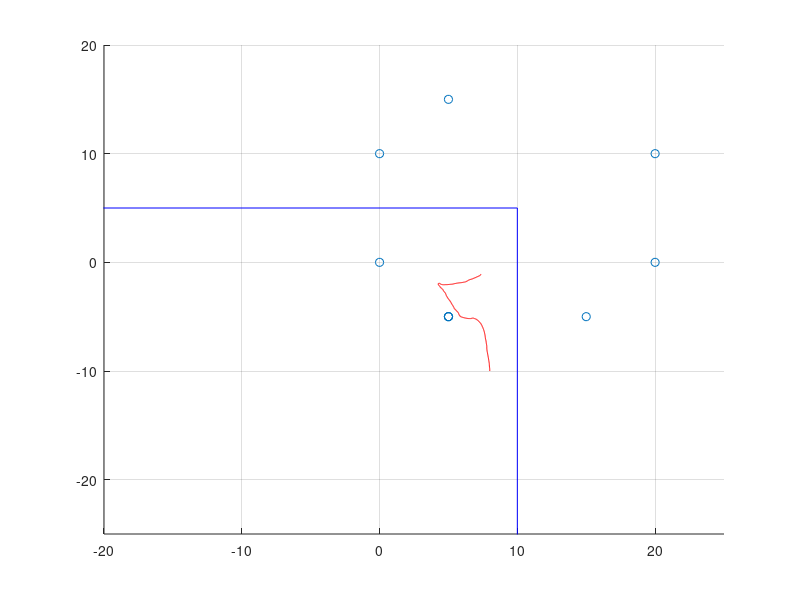

This chart was generated by the following MATLAB code: (Note: this script raises an error after producing the figure.)
clear all; close all; clc;
f=12.5;   % frequency hz
dt=1/f; % period s
T=30;   % exp time s
N=floor(T/dt);

fov=30;

bs=[0;0];
vt1=[0;10;0];
vt2=[20;0;0];
vt3=[5;-5;5*sqrt(2)];
vt4=[20;10;0];
vt5=[5;15;5*sqrt(2)];
vt6=[15;-5;5*sqrt(2)];
vt7=[5;-5;5*sqrt(10)];
vt8=[5;-5;5*sqrt(10)];

ax=0.5; ay=ax;    % acceleration for each direction m/s^2
pos_init=[8;-10]; % initial position m
v_init=[0;1]/sqrt(1);   % initial velocity m/s

toarmse=0.3; % m
toalosrmse=0.05; % m
aoarmse=4*pi/180;   % rad
aoalosrmse=2*pi/180;
bias=0.3;
R=diag([toarmse^2,aoarmse^2]);

x=zeros(5,N);
x(:,1)=[pos_init;v_init;0.3];
A=eye(5);
A(1,3)=dt;
A(2,4)=dt;
B=[0.5*dt^2, 0;
    0, 0.5*dt^2;
    dt, 0;
    0, dt;
    0, 0];

% add dependencies
addpath('VT_datagen_dependencies');
%% groundtruth gen
for montecarlo=1:10
    flag=0;
    while (flag~=1)
        a=[normrnd(0,1,1,N)*ax;normrnd(0,1,1,N)*ay];
        for i=2:N
            x(:,i)=A*x(:,i-1)+B*a(:,i);
            if or(x(2,i)>5,x(1,i)>10)
                flag=0;
                break;
            end
            if(i==N)
                flag=1;
            end
        end
    end
    gtPose=[[0:0.08:29.92]',x'];
    %% plot
    h=figure();
    grid on;
    hold on;
    xlim([-20,25]);
    ylim([-25,20]);
    scatter([bs(1);vt1(1);vt2(1);vt3(1);vt4(1);vt5(1);vt6(1);vt7(1);vt8(1)],...
    [bs(2);vt1(2);vt2(2);vt3(2);vt4(2);vt5(2);vt6(2);vt7(2);vt8(2)]);
    plot(x(1,:),x(2,:),'r');
    plot([-100,10,10],[5,5,-100],'b');

    %% measurement gen
    lambda = 0.02; % expectation of the Poisson distribution
    P_D=0.95;      % probability of detection

    bsmeas=zeros(2,N);  % 先toa后dod最后aoa
    vt1meas=zeros(3,N);
    vt2meas=zeros(3,N);
    vt3meas=zeros(3,N);
    vt4meas=zeros(3,N);
    vt5meas=zeros(3,N);
    vt6meas=zeros(3,N);
    vt7meas=zeros(3,N);
    vt8meas=zeros(3,N);

    
    bsmeascpp=zeros(2,N);  % 先toa后aoa
    vt1meascpp=zeros(2,N);
    vt2meascpp=zeros(2,N);
    vt3meascpp=zeros(2,N);
    vt4meascpp=zeros(2,N);
    vt5meascpp=zeros(2,N);
    vt6meascpp=zeros(2,N);
    vt7meascpp=zeros(2,N);
    vt8meascpp=zeros(2,N);
    
    bsmeasoriginal=zeros(3,N);  % 先toa后dod最后aoa
    vt1measoriginal=zeros(3,N);
    vt2measoriginal=zeros(3,N);
    vt3measoriginal=zeros(3,N);
    vt4measoriginal=zeros(3,N);
    vt5measoriginal=zeros(3,N);
    vt6measoriginal=zeros(3,N);
    vt7measoriginal=zeros(3,N);
    vt8measoriginal=zeros(3,N);

    bsmeascpporiginal=zeros(2,N);  % 先toa后aoa
    vt1meascpporiginal=zeros(2,N);
    vt2meascpporiginal=zeros(2,N);
    vt3meascpporiginal=zeros(2,N);
    vt4meascpporiginal=zeros(2,N);
    vt5meascpporiginal=zeros(2,N);
    vt6meascpporiginal=zeros(2,N);
    vt7meascpporiginal=zeros(2,N);
    vt8meascpporiginal=zeros(2,N);

    gtPosetrans=gtPose';
    for i=1:N
        bsmeasoriginal(:,i)=[norm(x(1:2,i)-bs)+bias;getAOD([0;0;0],x(:,i),[0;0;0],'LOS');getAOA([0;0;0],x(:,i),[0;0;0],'LOS')'];
        vt1measoriginal(:,i)=[norm(x(1:2,i)-vt1(1:2))+vt1(3)+bias;getAOD([0;0;0],x(:,i),vt1,'VA');getAOA([0;0;0],x(:,i),vt1,'VA')'];
        vt2measoriginal(:,i)=[norm(x(1:2,i)-vt2(1:2))+vt2(3)+bias;getAOD([0;0;0],x(:,i),vt2,'VA')';getAOA([0;0;0],x(:,i),vt2,'VA')'];
        vt3measoriginal(:,i)=[norm(x(1:2,i)-vt3(1:2))+vt3(3)+bias;getAOD([0;0;0],x(:,i),vt3,'SP')';getAOA([0;0;0],x(:,i),vt3,'SP')'];
        vt4measoriginal(:,i)=[norm(x(1:2,i)-vt4(1:2))+vt4(3)+bias;getAOD([0;0;0],x(:,i),vt4,'VA')';getAOA([0;0;0],x(:,i),vt4,'VA')'];
        vt5measoriginal(:,i)=[norm(x(1:2,i)-vt5(1:2))+vt5(3)+bias;getAOD([0;0;0],x(:,i),vt3,'SP');getAOA([0;0;0],x(:,i),vt5,'SP')'];
        vt6measoriginal(:,i)=[norm(x(1:2,i)-vt6(1:2))+vt6(3)+bias;getAOD([0;0;0],x(:,i),vt3,'SP')';getAOA([0;0;0],x(:,i),vt6,'SP')'];
        vt7measoriginal(:,i)=[norm(x(1:2,i)-vt7(1:2))+vt7(3)+bias;getAOD([0;0;0],x(:,i),vt5,'SP')';getAOA([0;0;0],x(:,i),vt7,'SP')'];
        vt8measoriginal(:,i)=[norm(x(1:2,i)-vt8(1:2))+vt8(3)+bias;getAOD([0;0;0],x(:,i),vt6,'SP')';getAOA([0;0;0],x(:,i),vt8,'SP')'];
        
        bsmeascpporiginal(:,i)=[norm(gtPosetrans(2:3,i)-bs)+bias;GetAngle([0,0],gtPosetrans(2:3,i))];
        vt1meascpporiginal(:,i)=[norm(gtPosetrans(2:3,i)-vt1(1:2))+vt1(3)+bias;GetAngle(vt1(1:2),gtPosetrans(2:3,i))];
        vt2meascpporiginal(:,i)=[norm(gtPosetrans(2:3,i)-vt2(1:2))+vt2(3)+bias;GetAngle(vt2(1:2),gtPosetrans(2:3,i))];
        vt3meascpporiginal(:,i)=[norm(gtPosetrans(2:3,i)-vt3(1:2))+vt3(3)+bias;GetAngle(vt3(1:2),gtPosetrans(2:3,i))];
        vt4meascpporiginal(:,i)=[norm(gtPosetrans(2:3,i)-vt4(1:2))+vt4(3)+bias;GetAngle(vt4(1:2),gtPosetrans(2:3,i))];
        vt5meascpporiginal(:,i)=[norm(gtPosetrans(2:3,i)-vt5(1:2))+vt5(3)+bias;GetAngle(vt5(1:2),gtPosetrans(2:3,i))];
        vt6meascpporiginal(:,i)=[norm(gtPosetrans(2:3,i)-vt6(1:2))+vt6(3)+bias;GetAngle(vt6(1:2),gtPosetrans(2:3,i))];
        vt7meascpporiginal(:,i)=[norm(gtPosetrans(2:3,i)-vt7(1:2))+vt7(3)+bias;GetAngle(vt7(1:2),gtPosetrans(2:3,i))];
        vt8meascpporiginal(:,i)=[norm(gtPosetrans(2:3,i)-vt8(1:2))+vt8(3)+bias;GetAngle(vt8(1:2),gtPosetrans(2:3,i))];
    end
    
    for count=1:10
        % white noise addup
        bsnoise=[randn(1,N)*toalosrmse;randn(1,N)*aoalosrmse;randn(1,N)*aoalosrmse];
        vt1noise=[randn(1,N)*toarmse;randn(1,N)*aoarmse;randn(1,N)*aoarmse];
        vt2noise=[randn(1,N)*toarmse;randn(1,N)*aoarmse;randn(1,N)*aoarmse];
        vt3noise=[randn(1,N)*toarmse;randn(1,N)*aoarmse;randn(1,N)*aoarmse];
        vt4noise=[randn(1,N)*toarmse;randn(1,N)*aoarmse;randn(1,N)*aoarmse];
        vt5noise=[randn(1,N)*toarmse;randn(1,N)*aoarmse;randn(1,N)*aoarmse];
        vt6noise=[randn(1,N)*toarmse;randn(1,N)*aoarmse;randn(1,N)*aoarmse];
        vt7noise=[randn(1,N)*toarmse;randn(1,N)*aoarmse;randn(1,N)*aoarmse];
        vt8noise=[randn(1,N)*toarmse;randn(1,N)*aoarmse;randn(1,N)*aoarmse];

        bsmeas=bsmeasoriginal+bsnoise;
        vt1meas=vt1measoriginal+vt1noise;
        vt2meas=vt2measoriginal+vt2noise;
        vt3meas=vt3measoriginal+vt3noise;
        vt4meas=vt4measoriginal+vt4noise;
        vt5meas=vt5measoriginal+vt5noise;
        vt6meas=vt6measoriginal+vt6noise;
        vt7meas=vt7measoriginal+vt7noise;
        vt8meas=vt8measoriginal+vt8noise;
        
        bsmeascpp=bsmeascpporiginal+bsnoise([1,3],:);
        vt1meascpp=vt1meascpporiginal+vt1noise([1,3],:);
        vt2meascpp=vt2meascpporiginal+vt2noise([1,3],:);
        vt3meascpp=vt3meascpporiginal+vt3noise([1,3],:);
        vt4meascpp=vt4meascpporiginal+vt4noise([1,3],:);
        vt5meascpp=vt5meascpporiginal+vt5noise([1,3],:);
        vt6meascpp=vt6meascpporiginal+vt6noise([1,3],:);
        vt7meascpp=vt7meascpporiginal+vt7noise([1,3],:);
        vt8meascpp=vt8meascpporiginal+vt8noise([1,3],:);

        bsmeascpp(2,:)=normalizeAngles(bsmeascpp(2,:));
        vt1meascpp(2,:)=normalizeAngles(vt1meascpp(2,:));
        vt2meascpp(2,:)=normalizeAngles(vt2meascpp(2,:));
        vt3meascpp(2,:)=normalizeAngles(vt3meascpp(2,:));
        vt4meascpp(2,:)=normalizeAngles(vt4meascpp(2,:));
        vt5meascpp(2,:)=normalizeAngles(vt5meascpp(2,:));
        vt6meascpp(2,:)=normalizeAngles(vt6meascpp(2,:));
        vt7meascpp(2,:)=normalizeAngles(vt7meascpp(2,:));
        vt8meascpp(2,:)=normalizeAngles(vt8meascpp(2,:));

        bsmeascpp(1,:)=normalizeRanges(bsmeascpp(1,:));
        vt1meascpp(1,:)=normalizeRanges(vt1meascpp(1,:));
        vt2meascpp(1,:)=normalizeRanges(vt2meascpp(1,:));
        vt3meascpp(1,:)=normalizeRanges(vt3meascpp(1,:));
        vt4meascpp(1,:)=normalizeRanges(vt4meascpp(1,:));
        vt5meascpp(1,:)=normalizeRanges(vt5meascpp(1,:));
        vt6meascpp(1,:)=normalizeRanges(vt6meascpp(1,:));
        vt7meascpp(1,:)=normalizeRanges(vt7meascpp(1,:));
        vt8meascpp(1,:)=normalizeRanges(vt8meascpp(1,:));

        h1=figure();
        hold on;
        plot(vt1meascpp(1,:));
        plot(vt2meascpp(1,:));
        plot(vt3meascpp(1,:));
        plot(vt4meascpp(1,:));
        plot(vt5meascpp(1,:));
        plot(vt6meascpp(1,:));
        plot(vt7meascpp(1,:));
        plot(vt8meascpp(1,:));

        %% code from GenData
        % hyper parameter.
        parameter.N=N;
        parameter.T=T;
        parameter.dT=parameter.T/parameter.N;

        sigma.DOA_az = aoarmse; 
        sigma.DOA_el = 0.00001; 
        sigma.DOD_az = aoarmse; 
        sigma.DOD_el = 0.00001; 
        sigma.TOA = toarmse; 
        % [TOA, DODaz, DODel, DOAaz, DOAel]
        measurementCovariance = diag([sigma.TOA^2,sigma.DOD_az^2,sigma.DOD_el^2,sigma.DOA_az^2,sigma.DOA_el^2]);

        % 为了适应matlab代码格式
        % para
        para.save = 1; % 1) save;
        para.MC = 10; % # Monte Carlo run
        para.TIME = parameter.N; % # time evolution (para.TIME = 2*pi/Vel_rot.ini/para.t_du)
        para.t_du = parameter.dT; % time duration
        para.N_vehicle = 1; % number of vehicles
        para.N_VA = 3; % # number of VAs
        para.N_SP = 5;  % # number of SPs
        para.SPVisibilityRadius=fov; % FoV for SP, [m]
        para.Rmax = 100; % maximum distance range, [m]
        
        para.lambda = lambda; % expectation of the Poisson distribution
        para.P_D=P_D;      % probability of detection
        
        
        % units: [x m; y m; z m; theta rad; v m/s; theta dot rad/s; B m]^2 

        % process noise: to be modified

        para.ax=ax;
        para.ay=ay;
        para.ProcessNoiseCovariance=[];     % inaccurate expression
        para.InitialState = [x(1:2,1)',0,GetAngle(x(3:4,1),[0;0]),norm(x(3:4,1)),0,0];

        % Channel
        Channel.Values = zeros(5,para.N_VA+para.N_SP+1,para.TIME); % ordered: TOA, DOD(az,el) DOA(az,el)
        Channel.Labels=['TOA ' ' DODaz' ' DODel' ' DOAaz' ' DOAel'];
        Channel.Visible.TOT= ones(para.N_VA+para.N_SP+1,para.TIME,para.N_vehicle);  % 0 or 1
        Channel.Visible.LOS= ones(1,para.TIME,para.N_vehicle);  % 0 or 1
        Channel.Visible.VA= ones(para.N_VA,para.TIME,para.N_vehicle);  % 0 or 1
        Channel.Visible.SP= ones(para.N_SP,para.TIME,para.N_vehicle);  % 0 or 1
        Channel.Clutter=[];

        % state translate
        % units: [x m; y m; z m; theta rad; v m/s; theta dot rad/s; B m]
        state=[x(1:2,:);zeros(1,parameter.N);zeros(1,parameter.N);sqrt(x(3,:).^2+x(4,:).^2);zeros(1,parameter.N);zeros(1,parameter.N)];
        for i=1:para.TIME
            state(4,i)=GetAngle(x(3:4,i),[0;0]);
        end

        % [TOA, DODaz, DODel, DOAaz, DOAel]
        for i=1:para.TIME
            Channel.Values(:,1,i)=[bsmeas(1,i);bsmeas(2,i);0;bsmeas(3,i);0];

            Channel.Values(:,2,i)=[vt1meas(1,i);vt1meas(2,i);0;vt1meas(3,i);0];

            Channel.Values(:,3,i)=[vt2meas(1,i);vt2meas(2,i);0;vt2meas(3,i);0];
            Channel.Values(:,4,i)=[vt3meas(1,i);vt3meas(2,i);0;vt3meas(3,i);0];
            Channel.Values(:,5,i)=[vt4meas(1,i);vt4meas(2,i);0;vt4meas(3,i);0];
            Channel.Values(:,6,i)=[vt5meas(1,i);vt5meas(2,i);0;vt5meas(3,i);0];
            Channel.Values(:,7,i)=[vt6meas(1,i);vt6meas(2,i);0;vt6meas(3,i);0];
            Channel.Values(:,8,i)=[vt7meas(1,i);vt7meas(2,i);0;vt7meas(3,i);0];
            Channel.Values(:,9,i)=[vt8meas(1,i);vt8meas(2,i);0;vt8meas(3,i);0];
            countall=-1;
            if i<=para.TIME/5
                v.Time(i).measurement(:,1)=Channel.Values(:,1,i);
                v.Time(i).measurement(:,2)=Channel.Values(:,2,i);
                v.Time(i).measurement(:,3)=Channel.Values(:,3,i);
                v.Time(i).measurement(:,4)=Channel.Values(:,4,i);
                v.Time(i).measurement(:,5)=Channel.Values(:,5,i);
                v.Time(i).measurement(:,6)=Channel.Values(:,6,i);
                v.Time(i).measurement(:,7)=Channel.Values(:,7,i);
                v.Time(i).measurement(:,8)=Channel.Values(:,8,i);
                v.Time(i).measurement(:,9)=Channel.Values(:,9,i);
                countall=9;
            else
                Channel.Visible.LOS(1,i)=0;
                Channel.Visible.TOT(1,i)=0;
                v.Time(i).measurement(:,1)=Channel.Values(:,2,i);
                v.Time(i).measurement(:,2)=Channel.Values(:,3,i);
                v.Time(i).measurement(:,3)=Channel.Values(:,4,i);
                v.Time(i).measurement(:,4)=Channel.Values(:,5,i);
                v.Time(i).measurement(:,5)=Channel.Values(:,6,i);
                v.Time(i).measurement(:,6)=Channel.Values(:,7,i);
                v.Time(i).measurement(:,7)=Channel.Values(:,8,i);
                v.Time(i).measurement(:,8)=Channel.Values(:,9,i);
                countall=4;
            end

            N_clutter = poissrnd(para.lambda,1);
            Channel.Clutter(i).vehicle(1).visible = N_clutter;
            
            if N_clutter > 0
                for m = 1:N_clutter
                    countall=countall+1;
                    Channel.Clutter(i).vehicle(1).measurement(:,m) = [para.Rmax*rand; 2*pi*rand; 0; 2*pi*rand; 0];
                    cluttertemp(i).measurement(:,m)=[Channel.Clutter(i).vehicle(1).measurement(1,m),angcali(Channel.Clutter(i).vehicle(1).measurement(4,m)+state(4,i))];
                    v.Time(i).measurement(:,countall)=Channel.Clutter(i).vehicle(1).measurement(:,m);
                end
            end

            v.Time(i).measurement=transpose(v.Time(i).measurement);
        end
        % units: [x m; y m; z m; theta rad; v m/s; theta dot rad/s; B m]^2 
        BS.pos=[0;0;0];
        VA(1).pos=[0; 10; 0];
        VA(2).pos=[40; 0; 0];
        VA(3).pos=[40;10; 0];
        SP(1).pos=[5; -5; 0];
        SP(2).pos=[5; 15; 0];
        SP(3).pos=[15; -5; 0];
        SP(4).pos=[5; -5; 0];
        SP(5).pos=[5; -5; 0];

        if para.save ==1
            mkdir(['FinalData/Meas_',num2str(montecarlo)]);
            Sp = ['FinalData/Meas_',num2str(montecarlo),'/measurement_',num2str(count),'_' num2str(para.TIME)];
            filepath = Sp;
            save(filepath, 'state', 'para', 'BS', 'VA', 'SP', 'Channel', 'v', 'measurementCovariance')
            
            vtmeasurements=cell({vt1meascpp,vt2meascpp,vt3meascpp,vt4meascpp,vt5meascpp,vt6meascpp,vt7meascpp,vt8meascpp});
            % saving
            meas_complete=cell(N,1);

            N_clutter = poissrnd(lambda,1);

            for i=1:N
                meas_complete{i}=cell(0,1);
                mp = struct(OriginPosition = [gtPose(i,2:3), bias]);
                for j=1:8
                    if rand()<P_D && vtmeasurements{j}(1,i)<fov                
                        tempcell=cell(1,1);
                        tempcell{1,1}=objectDetection((i-1)*dt,vtmeasurements{j}(:,i),'MeasurementNoise',R,MeasurementParameters=mp);
                        meas_complete{i}=[meas_complete{i};tempcell];
                    end
                end

                for j=1:N_clutter
                    r_clutter=fov*rand();
                    b_clutter=2*pi*rand()-pi;
                    tempcell=cell(1,1);
                    tempcell{1,1}=objectDetection((i-1)*dt,[r_clutter;b_clutter],'MeasurementNoise',R,MeasurementParameters=mp);
                    meas_complete{i}=[meas_complete{i};tempcell];
                end
            end

            target=[vt1,vt2,vt3,vt4,vt5,vt6,vt7,vt8];
            save(['FinalData/Meas_',num2str(montecarlo),'/meas_',num2str(count),'_phd.mat'],'meas_complete','target','gtPose','bsmeascpp');
            print (h1, '-dpng', ['FinalData/Meas_',num2str(montecarlo),'/meas_',num2str(count),'.png']);
            close(h1);
        end
        print (h, '-dpng', ['FinalData/Meas_',num2str(montecarlo),'/gtTraj.png']);
        save( ['FinalData/Meas_' num2str(montecarlo) '/gtPose.mat'],'gtPose');
        clear parameter;
        clear Channel;
        clear v;
        
    end
end

